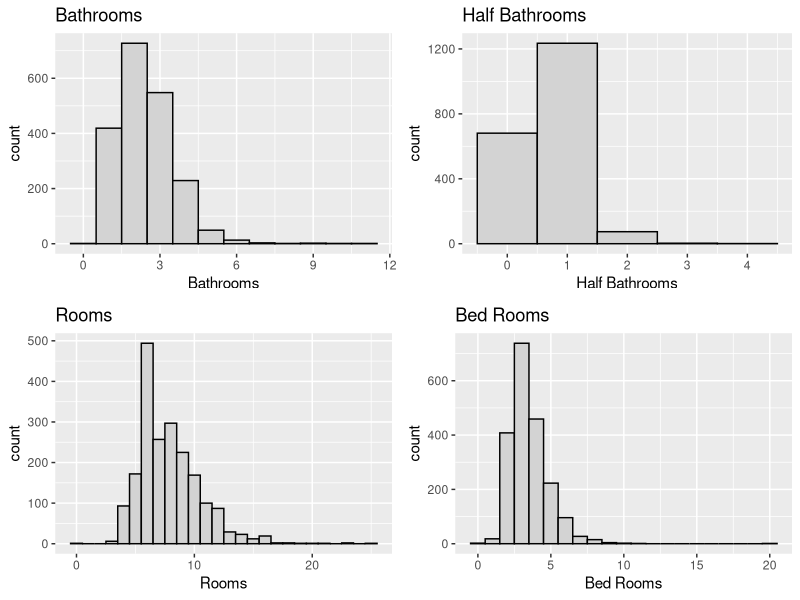
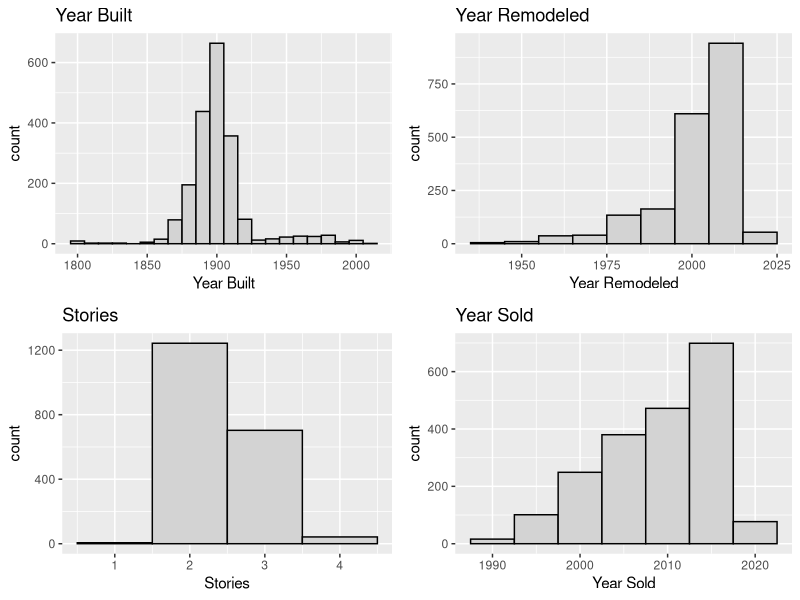
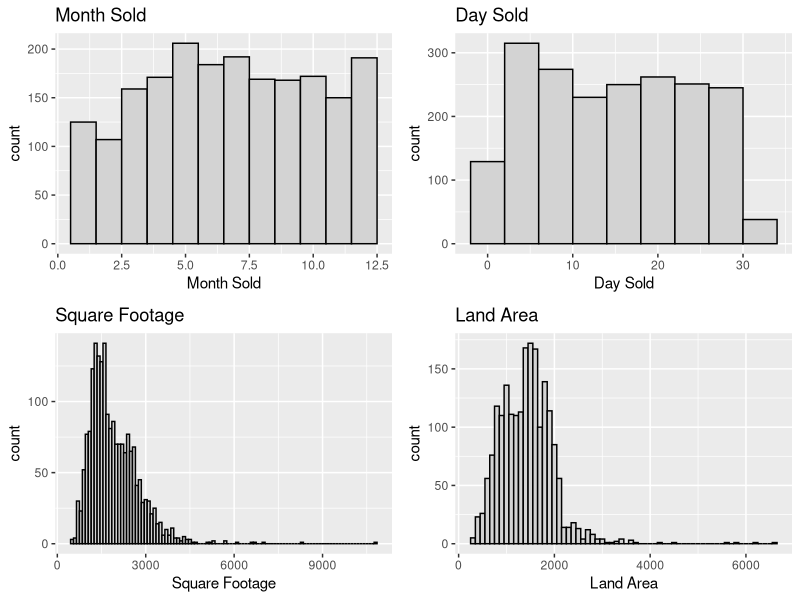
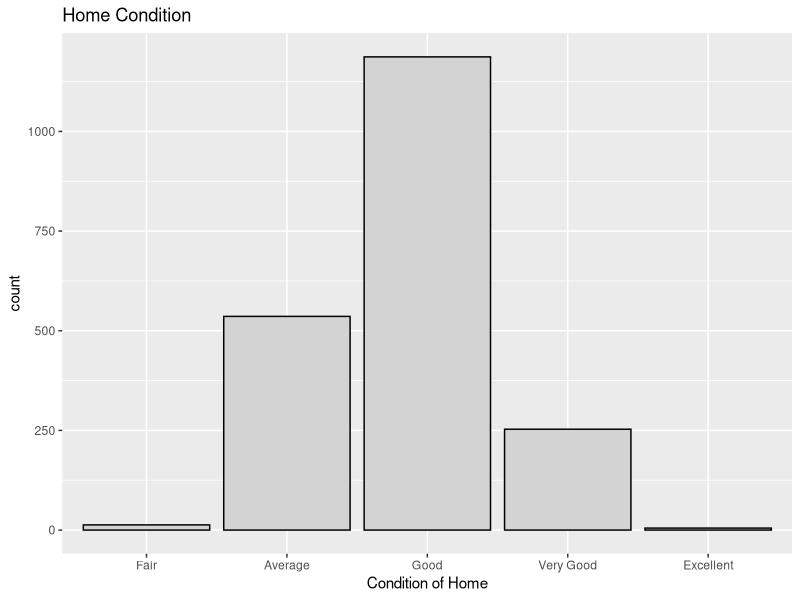
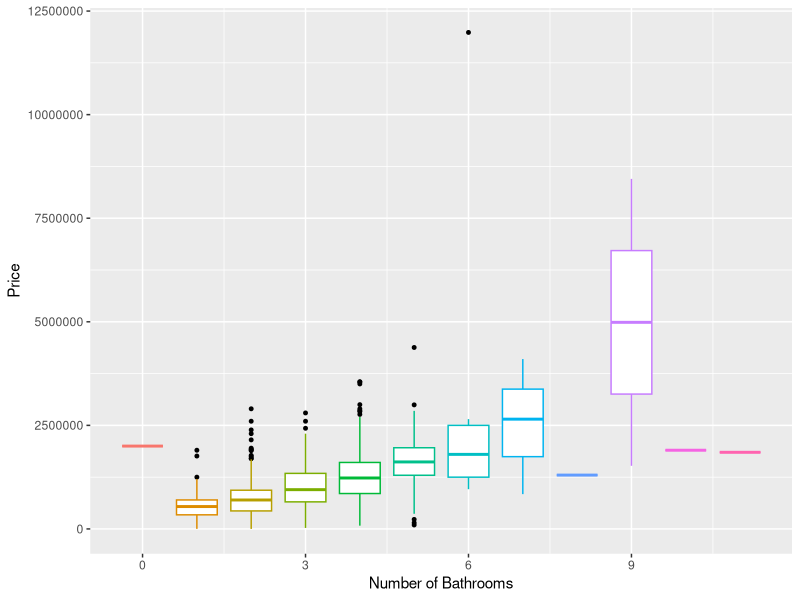
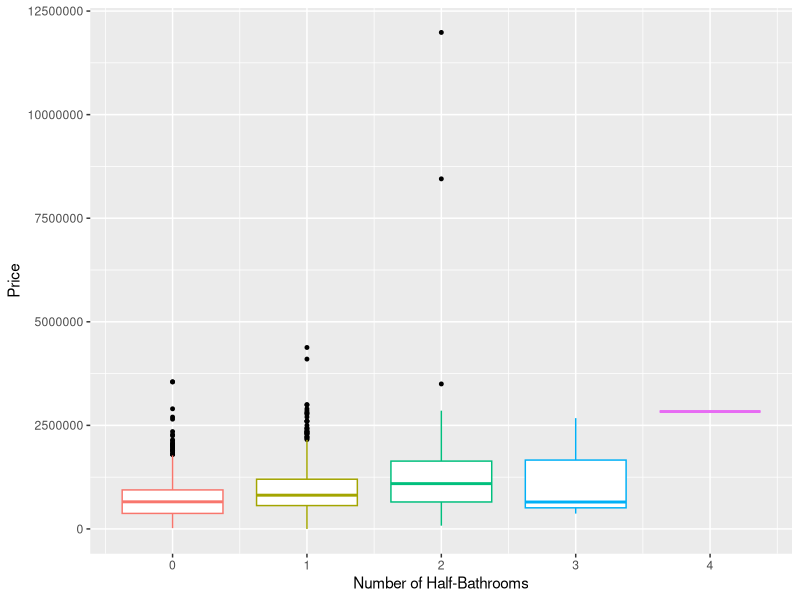
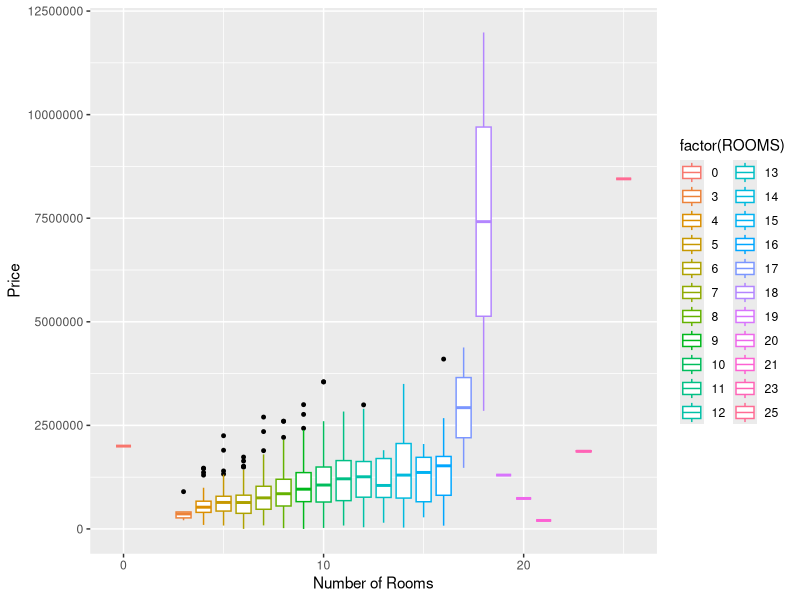
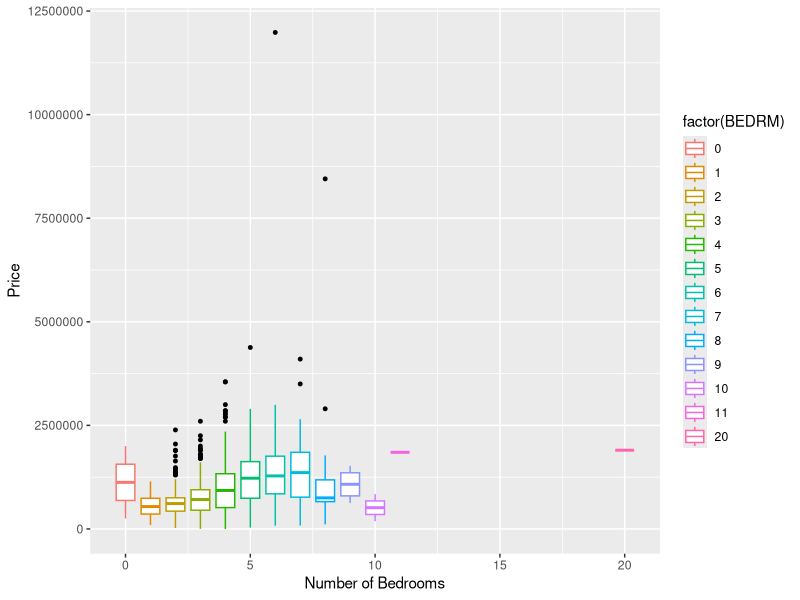

Reproduce these figures in R, in order.
## ---- chunk 1
knitr::opts_chunk$set(echo = TRUE)
library(ggplot2)
library(dplyr)
library(readr)
library(car)
library(broom)
library(corrplot)
library(gridExtra)
## ---- chunk 2

houses <- read.csv("DC_properties_clean.csv")

excl_rows <- houses[sample(nrow(houses), 5), ] # Exclude Random Rows
houses <- setdiff(houses, excl_rows)

houses$CNDTN <- factor(houses$CNDTN, order = TRUE, levels = c("Fair", "Average", "Good", "Very Good", "Excellent"))

## ---- chunk 3

summary(houses)

## ---- chunk 4

require(gridExtra)

plot1 <- ggplot(houses, aes(x = BATHRM))+
  geom_histogram(color="black", fill="light gray", binwidth = 1)+
  labs(x="Bathrooms", title="Bathrooms")

plot2 <- ggplot(houses, aes(x = HF_BATHRM))+
  geom_histogram(color="black", fill="light gray", binwidth = 1)+
  labs(x="Half Bathrooms", title="Half Bathrooms")

plot3 <- ggplot(houses, aes(x = ROOMS))+
  geom_histogram(color="black", fill="light gray", binwidth = 1)+
  labs(x="Rooms", title="Rooms")

plot4 <- ggplot(houses, aes(x = BEDRM))+
  geom_histogram(color="black", fill="light gray", binwidth = 1)+
  labs(x="Bed Rooms", title="Bed Rooms")

grid.arrange(plot1, plot2, plot3, plot4, nrow =2, ncol = 2)



plot5 <- ggplot(houses, aes(x = AYB))+
  geom_histogram(color="black", fill="light gray", binwidth = 10)+
  labs(x="Year Built", title="Year Built")

plot6 <- ggplot(houses, aes(x = YR_RMDL))+
  geom_histogram(color="black", fill="light gray", binwidth = 10)+
  labs(x="Year Remodeled", title="Year Remodeled")

plot7 <- ggplot(houses, aes(x = STORIES))+
  geom_histogram(color="black", fill="light gray", binwidth = 1)+
  labs(x="Stories", title="Stories")

plot8 <- ggplot(houses, aes(x = SALEYEAR))+
  geom_histogram(color="black", fill="light gray", binwidth = 5)+
  labs(x="Year Sold", title="Year Sold")

grid.arrange(plot5, plot6, plot7, plot8, nrow =2, ncol = 2)



plot9 <- ggplot(houses, aes(x = SALEMONTH))+
  geom_histogram(color="black", fill="light gray", binwidth = 1)+
  labs(x="Month Sold", title="Month Sold")

plot10 <- ggplot(houses, aes(x = SALEDAY))+
  geom_histogram(color="black", fill="light gray", binwidth = 4)+
  labs(x="Day Sold", title="Day Sold")

plot11 <- ggplot(houses, aes(x = GBA))+
  geom_histogram(color="black", fill="light gray", binwidth = 100)+
  labs(x="Square Footage", title="Square Footage")

plot12 <- ggplot(houses, aes(x = LANDAREA))+
  geom_histogram(color="black", fill="light gray", binwidth = 100)+
  labs(x="Land Area", title="Land Area")

grid.arrange(plot9, plot10, plot11, plot12, nrow =2, ncol = 2)


ggplot(houses, aes(x = CNDTN))+
  geom_bar(color="black", fill="light gray")+
  labs(x="Condition of Home", title="Home Condition")

## ---- chunk 5

# Boxplots to identify outliers
#For many of these we had to factor the variables within the boxplot to have a more accurate and comprehensive look at where the outliers are. For example, because there are so many years, lumping them all together for AYB & YR_RMDL doesnt make sense.

# In a number of these we can see one or two extreme outliers. These are likely homes that were sold for an unusually large price compared to similar homes. As we describe more below, it is possible that data related to the neighborhood of these extreme outliers could be informative.

ggplot(houses, aes(x=BATHRM, y = PRICE, color = factor(BATHRM))) +
  geom_boxplot(outlier.color = "black", outlier.size = 1, show.legend = FALSE) +
  labs(x="Number of Bathrooms", y="Price")
    
ggplot(houses, aes(x=HF_BATHRM, y=PRICE, color = factor(HF_BATHRM))) +
  geom_boxplot(outlier.color = "black", outlier.size = 1, show.legend = FALSE) +
  labs(x="Number of Half-Bathrooms", y="Price")

ggplot(houses, aes(x=ROOMS, y=PRICE, color = factor(ROOMS))) +
  geom_boxplot(outlier.color = "black", outlier.size = 1) +
  labs(x="Number of Rooms", y="Price")

ggplot(houses, aes(x=BEDRM, y=PRICE, color = factor(BEDRM))) +
  geom_boxplot(outlier.color = "black", outlier.size = 1) +
  labs(x="Number of Bedrooms", y="Price")


ggplot(houses, aes(x=AYB, y=PRICE, color = factor(AYB))) +
  geom_boxplot(outlier.color = "black", outlier.size = 1, show.legend = FALSE) +
  labs(x="Year Built", y="Price")

ggplot(houses, aes(x=YR_RMDL, y=PRICE, color = factor(YR_RMDL))) +
  geom_boxplot(outlier.color = "black", outlier.size = 1, show.legend = FALSE) +
  labs(x="Year Remodeled", y="Price") +
  coord_flip()

ggplot(houses, aes(x=STORIES, y=PRICE, color = factor(STORIES))) +
  geom_boxplot(outlier.color = "black", outlier.size = 1) +
  labs(x="Number of Stories", y="Price")

ggplot(houses, aes(x=SALEYEAR, y=PRICE, color = factor(SALEYEAR))) +
  geom_boxplot(outlier.color = "black", outlier.size = 1) +
  labs(x="Year of Most Recent Sale", y="Price")

ggplot(houses, aes(x=GBA, y=PRICE)) +
  geom_boxplot(outlier.color = "black", outlier.size = 1) +
  labs(x="Gross Building Area", y="Price")

ggplot(houses, aes(x=CNDTN, y=PRICE, color = factor(CNDTN))) +
  geom_boxplot(outlier.color = "black", outlier.size = 1) +
  labs(x="Condition", y="Price")

ggplot(houses, aes(x=LANDAREA, y=PRICE)) +
  geom_boxplot(outlier.color = "black", outlier.size = 1) +
  labs(x="Land Area", y="Price")

## ---- chunk 6

# scatterplots


# price by room
room_price <- ggplot(houses, aes(x = ROOMS, y = PRICE))
room_price_plot <- room_price + geom_point()

# price by year
year_price <- ggplot(houses, aes(x = SALEYEAR, y = PRICE))
year_price_plot <- year_price + geom_point()


# price by month
month_price <- ggplot(houses, aes(x = SALEMONTH, y = PRICE))
month_price_plot <- month_price + geom_point()

# price by day of month
day_price <- ggplot(houses, aes(x = SALEDAY, y = PRICE))
day_price_plot <-  day_price + geom_point()

grid.arrange(room_price_plot, year_price_plot, month_price_plot, day_price_plot, nrow = 2,  ncol = 2)

## ---- chunk 7

# Here we use corrplot to display a correlation matrix of the variables. The blue circles indicate a positive correlation between the variables and the red circles indicate a negative correlation. The size of the circle shows how much of a correlation. We felt that shading the colors by level of correlation made the correlations close to 0 difficult to see, and that it was uneccessary considering that even though there is no scale of the specific levels, we can gain an understanding by the size of the circles. 

# In this plot we can see a number of understandable correlations, such as bedrooms to rooms, or rooms to building area, for example. But one that gives us a useful understanding of the data is that building area has a large correlation to Price, where as the year the home was built does not.

corr_matrix <- cor(data.frame(houses$HF_BATHRM, houses$BATHRM, houses$ROOMS, houses$BEDRM,houses$AYB, houses$YR_RMDL, houses$PRICE, houses$SALEYEAR, houses$STORIES, houses$LANDAREA, houses$GBA))
colnames(corr_matrix) <- c("Half-bath", "Bathrooms", "Rooms", "Bedrooms", "Year Built", "Year Remodeled", "Price", "Sale Year", "Stories", "Landarea", "Building Area")
rownames(corr_matrix) <- c("Half-bath", "Bathrooms", "Rooms", "Bedrooms", "Year Built", "Year Remodeled", "Price", "Sale Year", "Stories", "Landarea", "Building Area")
corrplot(corr_matrix, method = "circle", type = "upper", order = "hclust", 
         tl.col = "black", tl.srt = 36, insig = NULL, col = c("red", "blue"))

## ---- chunk 8

# 5. Identification and evaluation of suitable model

fit <- lm(data = houses, PRICE ~ BATHRM + HF_BATHRM  + ROOMS + BEDRM + AYB + YR_RMDL + STORIES + SALEMONTH + SALEDAY + SALEYEAR + GBA + CNDTN + LANDAREA)

# Review p-values, check sign of estimates

summary(fit)

## ---- chunk 9

# Review ANOVA and compare F statistic

anova(fit)

## ---- chunk 10

# Residual plot and look for non-constant variance

fit.df <- augment(fit)
ggplot(fit.df, aes(x = .fitted, y = .resid))+
  geom_point()+
  geom_hline(yintercept = 0, linetype = 2)+
  labs( x = "Fitted Values", y = "Residuals")

## ---- chunk 11
# Shapiro-Wilk test for normality

shapiro.test(fit$residuals)

## ---- chunk 12
# ncvTest for constant variance

ncvTest(fit)

## ---- chunk 13

# Variance Inflation Factor (used to identify multicllinearity >= 10)

vif(fit)

## ---- chunk 14
# Review R2 value
# From summary above: adjusted R^2 = .6984

# Drop non-significant predictor variables (Droped AYB: +.0002, Rooms: No change, other lower)
fit <- lm(data = houses, PRICE ~ BATHRM + HF_BATHRM  +  BEDRM + YR_RMDL + STORIES + SALEMONTH + SALEDAY + SALEYEAR + GBA + CNDTN + LANDAREA)
#summary(fit)

# If multicollinearity is present, drop one correlated variable (None present)

#Variable Transformations
#powerTransform(houses$HF_BATHRM+1) # .776
#powerTransform(houses$BEDRM+1) # -.130
#powerTransform(houses$STORIES+1) # -2.084
#powerTransform(houses$SALEMONTH) # .809
#powerTransform(houses$SALEYEAR-1990) # 1.48 - didn't help
#powerTransform(houses$GBA) # -.08 -> LOG
#powerTransform(houses$LANDAREA) # .35 -> SQRT

fit <- lm(data = houses, PRICE ~  BATHRM  + HF_BATHRM  + BEDRM + log(BEDRM+1) + STORIES  + SALEMONTH + SALEDAY + SALEYEAR  + GBA + log(GBA) + CNDTN + LANDAREA )
#summary(fit) # R^2 increased to .7269

# Transform the outcome variable if the residual plot looks suspicious
powerTransform(houses$PRICE) #.33 -> sqrt

# log lowers R2: .6589
fit1 <- lm(data = houses, log(PRICE) ~ BATHRM  + HF_BATHRM  + BEDRM + log(BEDRM+1) + STORIES  + SALEMONTH + SALEDAY + SALEYEAR  + GBA + log(GBA) + CNDTN + LANDAREA )
#summary(fit1)
# sqrt increase R2: .7481, drop YR_RMDL + .0001
fit2 <- lm(data = houses, sqrt(PRICE) ~ BATHRM  + HF_BATHRM  + BEDRM + log(BEDRM+1) + STORIES  + SALEMONTH + SALEDAY + SALEYEAR  + GBA + log(GBA) + CNDTN + LANDAREA )
#summary(fit2)
# inverse drastically decrease
fit3 <- lm(data = houses, I(1/PRICE) ~ BATHRM  + HF_BATHRM  + BEDRM + log(BEDRM+1) + STORIES  + SALEMONTH + SALEDAY + SALEYEAR  + GBA + log(GBA) + CNDTN + LANDAREA )
#summary(fit3)

## ---- chunk 15

fit_final <- lm(data = houses, sqrt(PRICE) ~  BATHRM  + HF_BATHRM  + BEDRM  + log(BEDRM+1) + STORIES  + SALEMONTH + SALEDAY + SALEYEAR  + GBA + log(GBA) + CNDTN + LANDAREA )
summary(fit_final) # R^2 increased to .7481

fit_final.df <- augment(fit_final)
ggplot(fit_final.df, aes(x = .fitted, y = .resid))+
  geom_point()+
  geom_hline(yintercept = 0, linetype = 2)+
  labs( x = "Fitted Values", y = "Residuals")

## ---- chunk 16

#using AIC & BIC for model comparison
cat("Initial Model AIC: ", AIC(fit))
cat("Initial Model BIC: ", BIC(fit))
cat("Final Model AIC: ", AIC(fit_final))
cat("Final Model BIC: ", BIC(fit_final))

# The AIC and BIC for fit_final are both lower, so that is the better model

## ---- chunk 17

excl_rows
## ---- chunk 18

# 6. Application of the model 

# Test on excluded rows
predict(fit_final, newdata = excl_rows, interval = "predict")

## ---- chunk 19
summary(houses$PRICE)
